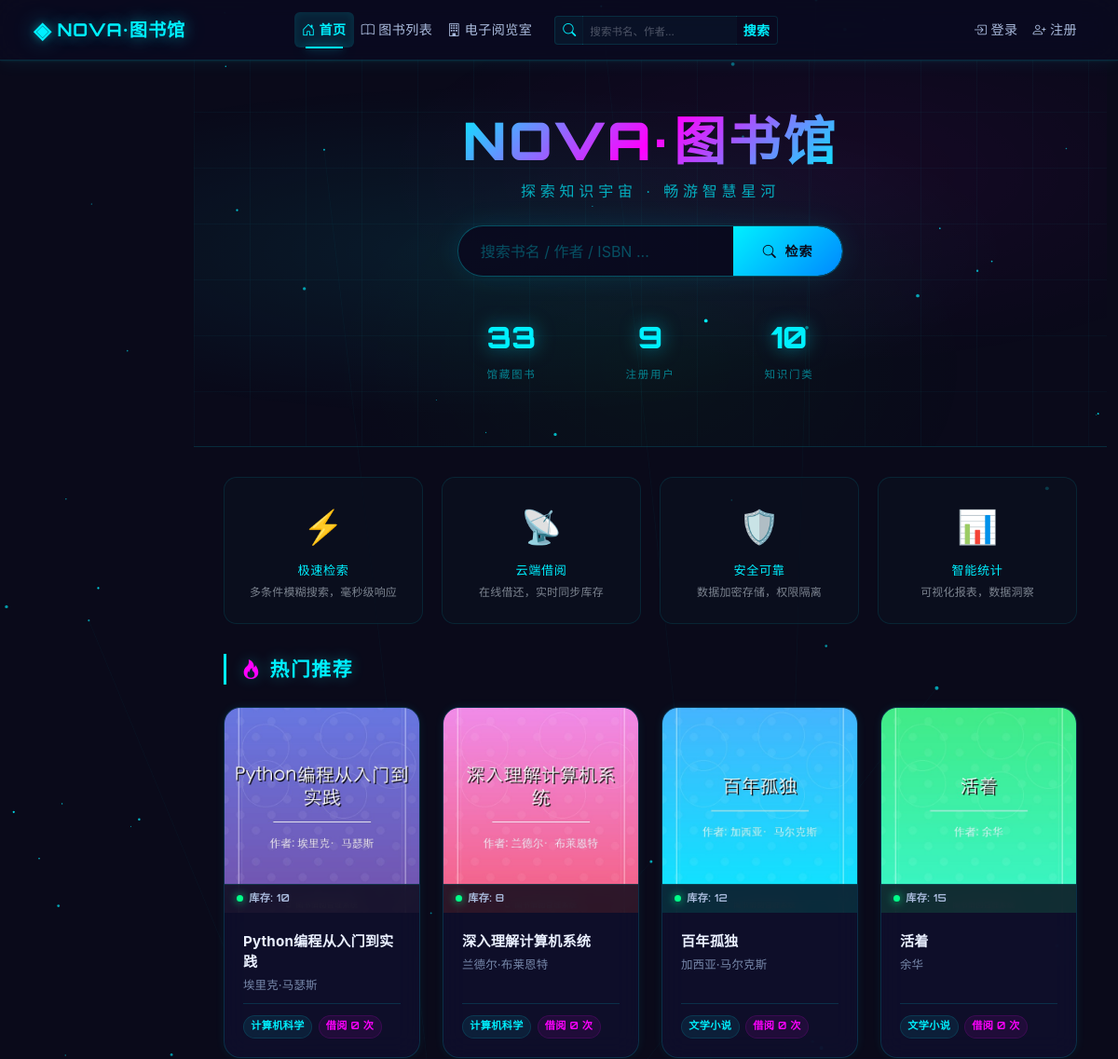
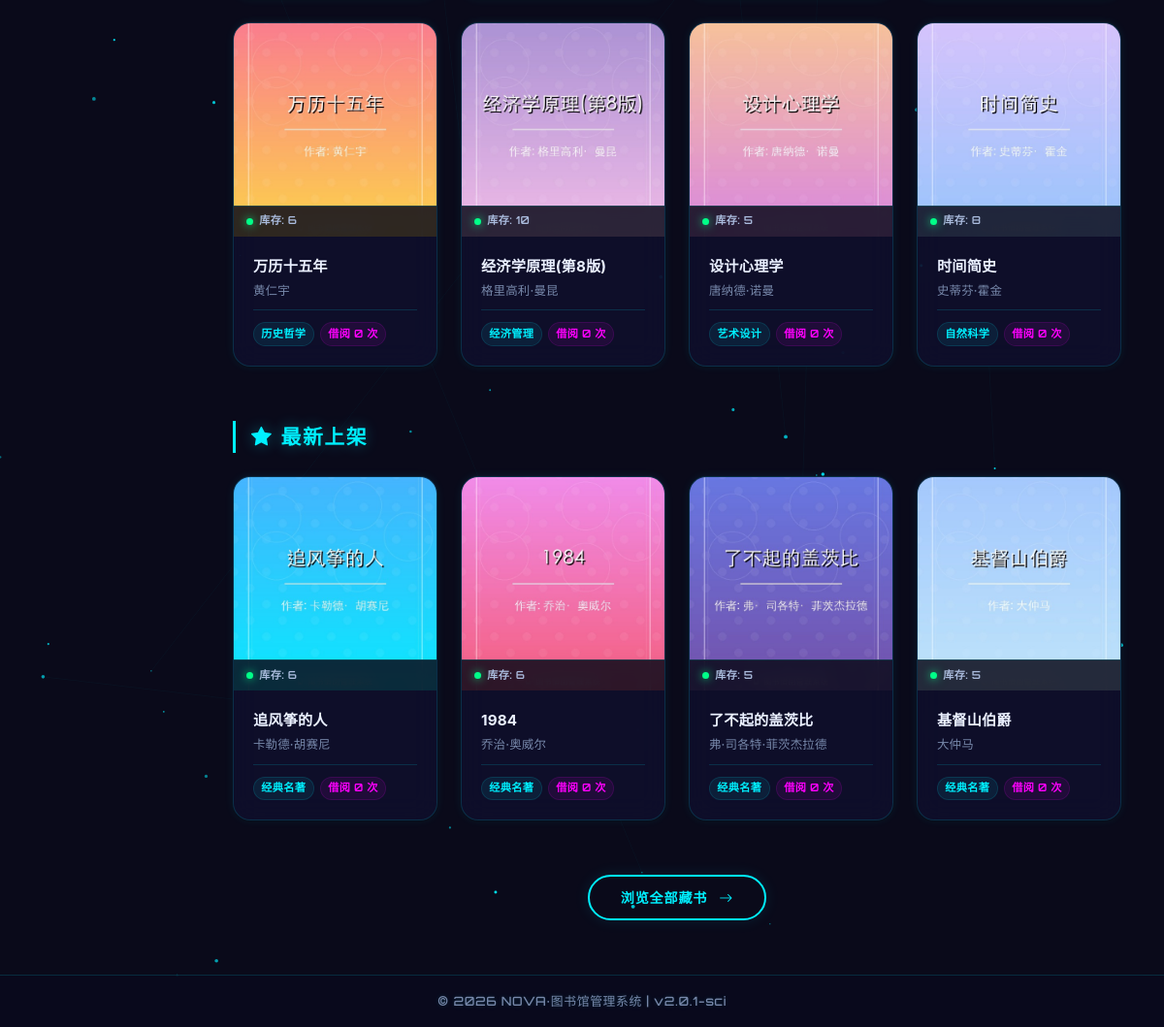
The page / on the database its author committed (2 pictures, top to bottom).
### books/models.py (models this page shows, shortened)
class Book(models.Model):
    title = models.CharField(max_length=200, verbose_name="书名")
    author = models.CharField(max_length=100, verbose_name="作者")
    isbn = models.CharField(max_length=20, unique=True, verbose_name="ISBN")
    publisher = models.CharField(max_length=100, blank=True, null=True, verbose_name="出版社")
    publish_date = models.DateField(blank=True, null=True, verbose_name="出版日期")
    category = models.ForeignKey(Category, on_delete=models.SET_NULL, null=True, blank=True, verbose_name="分类")
    description = models.TextField(blank=True, null=True, verbose_name="简介")
    toc = models.TextField(blank=True, null=True, verbose_name="目录JSON")
    cover = models.ImageField(upload_to="book_covers/", blank=True, null=True, verbose_name="封面")
    total_stock = models.IntegerField(default=0, verbose_name="总库存")
    current_stock = models.IntegerField(default=0, verbose_name="当前库存")
    borrow_count = models.IntegerField(default=0, verbose_name="累计借阅次数")
    created_at = models.DateTimeField(auto_now_add=True, verbose_name="入库时间")
    updated_at = models.DateTimeField(auto_now=True, verbose_name="更新时间")
    is_deleted = models.BooleanField(default=False, verbose_name="是否删除")
    class Meta:
        db_table = "books"
        verbose_name = "图书"
        verbose_name_plural = verbose_name

class Category(models.Model):
    name = models.CharField(max_length=50, unique=True, verbose_name="分类名称")
    description = models.CharField(max_length=200, blank=True, null=True, verbose_name="分类描述")
    created_at = models.DateTimeField(auto_now_add=True, verbose_name="创建时间")
    class Meta:
        db_table = "categories"
        verbose_name = "图书分类"
        verbose_name_plural = verbose_name

### users/views.py (the view, shortened to what this page needs)
# urls.py: path("", views.index_view, name="index"),
def index_view(request):
    page_number = request.GET.get("page", 1)
    search_query = request.GET.get("q", "").strip()
    category_id = request.GET.get("category", "").strip()
    try:
        books = Book.objects.filter(is_deleted=False).select_related("category")
        if search_query:
            books = books.filter(
                Q(title__icontains=search_query)
                | Q(author__icontains=search_query)
                | Q(isbn__icontains=search_query)
            )
        if category_id:
            books = books.filter(category_id=category_id)
        books = books.order_by("-created_at")
        paginator = Paginator(books, 12)
        page_obj = paginator.get_page(page_number)
        categories = Category.objects.annotate(book_count=Count("book", filter=Q(book__is_deleted=False))).order_by("name")
        total_books = Book.objects.filter(is_deleted=False).count()
        total_users = User.objects.count()
        hot_books = Book.objects.filter(is_deleted=False).select_related("category").order_by("-borrow_count")[:8]
        borrow_rules = getattr(settings, "SYSTEM_CONFIG", {
            "MAX_BORROW_COUNT": 10,
            "BORROW_DAYS": 30,
            "RENEW_TIMES": 1,
            "RENEW_DAYS": 30,
            "FINE_PER_DAY": 0.50,
        })
        context = {
            "books": page_obj,
            "categories": categories,
            "search_query": search_query,
            "category_id": category_id,
            "borrow_rules": borrow_rules,
            "total_books": total_books,
            "total_users": total_users,
            "hot_books": hot_books,
        }
        return render(request, "index.html", context)
    except Exception as e:
        if _is_ajax(request):
            return _json_response(500, f"加载失败: {str(e)}")
        messages.error(request, f"首页加载失败: {str(e)}")
        return render(request, "index.html", {
            "books": [],
            "categories": [],
            "search_query": search_query,
            "category_id": category_id,
            "borrow_rules": getattr(settings, "SYSTEM_CONFIG", {}),
        })

### templates/index.html (shortened to what this page needs)
{% extends "base.html" %}
{% load static %}
{% block content %}
<section class="hero-section">
    <div class="hero-content">
        <h1 class="hero-title">NOVA·图书馆</h1>
        <p class="hero-subtitle">探索知识宇宙 · 畅游智慧星河</p>
        <div class="hero-search">
            <form method="get" action="{% url 'book_list' %}">
                <div class="input-group">
                    <input type="text" name="q" class="form-control" placeholder="搜索书名 / 作者 / ISBN ..." value="{{ search_query }}">
                    <button class="btn" type="submit"><i class="bi bi-search me-1"></i> 检索</button>
                </div>
            </form>
        </div>
        <div class="hero-stats">
            <a href="{% url 'book_list' %}" class="hero-stat">
                <span class="stat-num">{{ total_books }}</span>
                <span class="stat-unit">馆藏图书</span>
            </a>
            {% if user.is_authenticated and user.role == 'admin' %}
            <a href="{% url 'manage_users' %}" class="hero-stat">
            {% else %}
            <span class="hero-stat">
            {% endif %}
                <span class="stat-num">{{ total_users }}</span>
                <span class="stat-unit">注册用户</span>
            {% if user.is_authenticated and user.role == 'admin' %}
            </a>
            {% else %}
            </span>
            {% endif %}
            <a href="{% url 'book_list' %}" class="hero-stat">
                <span class="stat-num">{{ categories|length }}</span>
                <span class="stat-unit">知识门类</span>
            </a>
        </div>
    </div>
</section>
<div class="feature-row">
    <a href="{% url 'book_list' %}" class="feature-card">
        <span class="feat-icon">⚡</span>
        <h6>极速检索</h6>
        <p>多条件模糊搜索，毫秒级响应</p>
    </a>
    {% if user.is_authenticated and user.role != 'admin' %}
    <a href="{% url 'my_borrows' %}" class="feature-card">
    {% else %}
    <a href="{% url 'book_list' %}" class="feature-card">
    {% endif %}
        <span class="feat-icon">📡</span>
        <h6>云端借阅</h6>
        <p>在线借还，实时同步库存</p>
    </a>
    {% if user.is_authenticated %}
    <a href="{% url 'profile' %}" class="feature-card">
    {% else %}
    <a href="{% url 'register' %}" class="feature-card">
    {% endif %}
        <span class="feat-icon">🛡️</span>
        <h6>安全可靠</h6>
        <p>数据加密存储，权限隔离</p>
    </a>
    {% if user.is_authenticated and user.role == 'admin' %}
    <a href="{% url 'stats_dashboard' %}" class="feature-card">
    {% else %}
    <a href="{% url 'book_list' %}" class="feature-card">
    {% endif %}
        <span class="feat-icon">📊</span>
        <h6>智能统计</h6>
        <p>可视化报表，数据洞察</p>
    </a>
</div>
<div class="section-title">
    <i class="bi bi-fire me-2" style="color:#ff00ff;"></i>热门推荐
</div>
<div class="row book-grid">
    {% for book in hot_books %}
    <div class="col-xl-3 col-lg-4 col-md-6 col-sm-12 mb-4">
        <div class="book-card-sci">
            <div class="book-cover-wrap">
                {% if book.cover %}
                <img src="{{ book.cover.url }}" alt="{{ book.title }}" class="book-cover-img">
                {% else %}
                <div class="book-cover-img book-cover-placeholder"><i class="bi bi-book" style="font-size:3rem;color:rgba(0,240,255,0.2);"></i></div>
                {% endif %}
                <div class="book-status-bar">
                    <span class="status-indicator {% if book.current_stock > 0 %}online{% else %}offline{% endif %}"></span>
                    <span style="font-size:0.7rem;">库存: {{ book.current_stock }}</span>
                </div>
            </div>
            <div class="book-info-sci">
                <h6 class="book-title-sci">{{ book.title }}</h6>
                <p class="book-author-sci">{{ book.author }}</p>
                <div class="book-tags">
                    {% if book.category %}<span class="tag">{{ book.category.name }}</span>{% endif %}
                    <span class="tag count">借阅 {{ book.borrow_count }} 次</span>
                </div>
            </div>
        </div>
    </div>
    {% empty %}
    <div class="empty-state">
        <i class="bi bi-inbox"></i>
        <h5>暂无图书</h5>
        <p>知识宇宙正在构建中...</p>
    </div>
    {% endfor %}
</div>
<div class="section-title">
    <i class="bi bi-star-fill me-2" style="color:#00f0ff;"></i>最新上架
</div>
<div class="row book-grid">
    {% for book in books|slice:":4" %}
    <div class="col-xl-3 col-lg-4 col-md-6 col-sm-12 mb-4">
        <div class="book-card-sci">
            <div class="book-cover-wrap">
                {% if book.cover %}
                <img src="{{ book.cover.url }}" alt="{{ book.title }}" class="book-cover-img">
                {% else %}
                <div class="book-cover-img book-cover-placeholder"><i class="bi bi-book" style="font-size:3rem;color:rgba(0,240,255,0.2);"></i></div>
                {% endif %}
                <div class="book-status-bar">
                    <span class="status-indicator {% if book.current_stock > 0 %}online{% else %}offline{% endif %}"></span>
                    <span style="font-size:0.7rem;">库存: {{ book.current_stock }}</span>
                </div>
            </div>
            <div class="book-info-sci">
                <h6 class="book-title-sci">{{ book.title }}</h6>
                <p class="book-author-sci">{{ book.author }}</p>
                <div class="book-tags">
                    {% if book.category %}<span class="tag">{{ book.category.name }}</span>{% endif %}
                    <span class="tag count">借阅 {{ book.borrow_count }} 次</span>
                </div>
            </div>
        </div>
    </div>
    {% empty %}
    <div class="empty-state">
        <i class="bi bi-journal-plus"></i>
        <h5>暂无新书</h5>
        <p>新书正在星际运输中...</p>
    </div>
    {% endfor %}
</div>
<div class="text-center mt-4">
    <a href="{% url 'book_list' %}" class="btn btn-sci-more">
        浏览全部藏书 <i class="bi bi-arrow-right ms-1"></i>
    </a>
</div>
{% endblock %}

### templates/base.html (shortened to what this page needs)
{% load static %}<!DOCTYPE html>
<html lang="zh-CN">
<head>
    <link href="https://cdn.jsdelivr.net/npm/bootstrap@5.3.3/dist/css/bootstrap.min.css" rel="stylesheet">
    <link href="https://cdn.jsdelivr.net/npm/bootstrap-icons@1.11.3/font/bootstrap-icons.css" rel="stylesheet">
    <link href="{% static 'css/style.css' %}" rel="stylesheet">
</head>
<body class="{% block body_class %}{% endblock %}">
    {% block body_content %}
    <canvas id="starfield"></canvas>
    <nav class="navbar navbar-expand-lg fixed-top navbar-sci">
        <div class="container-fluid">
            <a class="navbar-brand brand-sci" href="{% url 'index' %}">
                <span class="brand-icon">◈</span>NOVA·图书馆
            </a>
            <div class="collapse navbar-collapse" id="navbarNav">
                <ul class="navbar-nav mx-auto">
                    <li class="nav-item">
                        <a class="nav-link {% if request.resolver_match.url_name == 'index' %}active{% endif %}" href="{% url 'index' %}">
                            <i class="bi bi-house-door me-1"></i>首页
                        </a>
                    </li>
                    <li class="nav-item">
                        <a class="nav-link {% if request.resolver_match.url_name in 'book_list,book_list_alt,book_detail' %}active{% endif %}" href="{% url 'book_list' %}">
                            <i class="bi bi-book me-1"></i>图书列表
                        </a>
                    </li>
                    <li class="nav-item">
                        <a class="nav-link {% if request.resolver_match.url_name == 'reading_room' %}active{% endif %}" href="{% url 'reading_room' %}">
                            <i class="bi bi-building me-1"></i>电子阅览室
                        </a>
                    </li>
                    <li class="nav-item d-none d-lg-flex align-items-center ms-3">
                        <form class="navbar-search" action="{% url 'book_list_alt' %}" method="get">
                            <div class="input-group input-group-sm">
                                <span class="input-group-text navbar-search-icon"><i class="bi bi-search"></i></span>
                                <input type="text" class="form-control navbar-search-input" name="q" placeholder="搜索书名、作者..." aria-label="搜索" value="{{ request.GET.q|default:'' }}">
                                <button class="btn btn-sm navbar-search-btn" type="submit">搜索</button>
                            </div>
                        </form>
                    </li>
                </ul>
                <ul class="navbar-nav ms-auto">
                    {% if user.is_authenticated %}
                    <li class="nav-item dropdown">
                        <a class="nav-link dropdown-toggle {% if request.resolver_match.url_name in 'profile,my_borrows,my_fines' %}active{% endif %}" href="#" role="button" data-bs-toggle="dropdown">
                            <i class="bi bi-person-circle me-1"></i>{{ user.username }}
                        </a>
                        <ul class="dropdown-menu dropdown-menu-end dropdown-sci">
                            <li><a class="dropdown-item" href="{% url 'profile' %}"><i class="bi bi-person me-2"></i>个人中心</a></li>
                            <li><a class="dropdown-item" href="{% url 'my_borrows' %}"><i class="bi bi-journal-bookmark me-2"></i>我的借阅</a></li>
                            <li><a class="dropdown-item" href="{% url 'my_fines' %}"><i class="bi bi-cash-coin me-2"></i>我的罚款</a></li>
                            {% if user.role == 'admin' %}
                            <li><hr class="dropdown-divider"></li>
                            <li><a class="dropdown-item" href="{% url 'book_manage' %}"><i class="bi bi-journal-check me-2"></i>图书管理</a></li>
                            <li><a class="dropdown-item" href="{% url 'borrow_manage' %}"><i class="bi bi-arrow-left-right me-2"></i>借阅管理</a></li>
                            <li><a class="dropdown-item" href="{% url 'stats_dashboard' %}"><i class="bi bi-bar-chart me-2"></i>数据统计</a></li>
                            <li><a class="dropdown-item" href="{% url 'system_config' %}"><i class="bi bi-gear me-2"></i>系统设置</a></li>
                            <li><a class="dropdown-item" href="{% url 'manage_users' %}"><i class="bi bi-people me-2"></i>用户管理</a></li>
                            {% endif %}
                            <li><hr class="dropdown-divider"></li>
                            <li><a class="dropdown-item text-danger-sci" href="{% url 'logout' %}"><i class="bi bi-box-arrow-right me-2"></i>[退出]</a></li>
                        </ul>
                    </li>
                    {% else %}
                    <li class="nav-item">
                        <a class="nav-link" href="{% url 'login' %}"><i class="bi bi-box-arrow-in-right me-1"></i>登录</a>
                    </li>
                    <li class="nav-item">
                        <a class="nav-link" href="{% url 'register' %}"><i class="bi bi-person-plus me-1"></i>注册</a>
                    </li>
                    {% endif %}
                </ul>
            </div>
        </div>
    </nav>
    <div class="container-fluid main-container">
        <div class="row g-0">
            <div class="{% if user.is_authenticated %}col-md-10{% else %}col-12{% endif %} ms-auto">
                <main class="main-content">
                    <div class="content-wrapper">
                        {% block content %}{% endblock %}
                    </div>
                </main>
            </div>
        </div>
    </div>
    <footer class="footer footer-sci">
        <div class="container text-center">
            <span class="footer-glitch">&copy; {% now "Y" %} NOVA·图书馆管理系统 | v2.0.1-sci</span>
        </div>
    </footer>
    {% endblock body_content %}
    <div id="toastNotification" class="toast-container position-fixed top-0 end-0 p-3" style="z-index: 9999;"></div>
</body>
</html>

### rows shown on the page
Book: cover (picture), current_stock "10", title "Python编程从入门到实践", author "埃里克·马瑟斯", category.name "计算机科学", borrow_count "0"
Book: cover (picture), current_stock "8", title "深入理解计算机系统", author "兰德尔·布莱恩特", category.name "计算机科学", borrow_count "0"
Book: cover (picture), current_stock "12", title "百年孤独", author "加西亚·马尔克斯", category.name "文学小说", borrow_count "0"
Book: cover (picture), current_stock "15", title "活着", author "余华", category.name "文学小说", borrow_count "0"
Book: cover (picture), current_stock "6", title "万历十五年", author "黄仁宇", category.name "历史哲学", borrow_count "0"
Book: cover (picture), current_stock "10", title "经济学原理(第8版)", author "格里高利·曼昆", category.name "经济管理", borrow_count "0"
Book: cover (picture), current_stock "5", title "设计心理学", author "唐纳德·诺曼", category.name "艺术设计", borrow_count "0"
Book: cover (picture), current_stock "8", title "时间简史", author "史蒂芬·霍金", category.name "自然科学", borrow_count "0"
Book: cover (picture), current_stock "6", title "追风筝的人", author "卡勒德·胡赛尼", category.name "经典名著", borrow_count "0"
Book: cover (picture), current_stock "6", title "1984", author "乔治·奥威尔", category.name "经典名著", borrow_count "0"
Book: cover (picture), current_stock "5", title "了不起的盖茨比", author "弗·司各特·菲茨杰拉德", category.name "经典名著", borrow_count "0"
Book: cover (picture), current_stock "5", title "基督山伯爵", author "大仲马", category.name "经典名著", borrow_count "0"

### other values the page prints
{{ total_books }} "33"
{{ total_users }} "9"
{{ categories|length }} "10"
